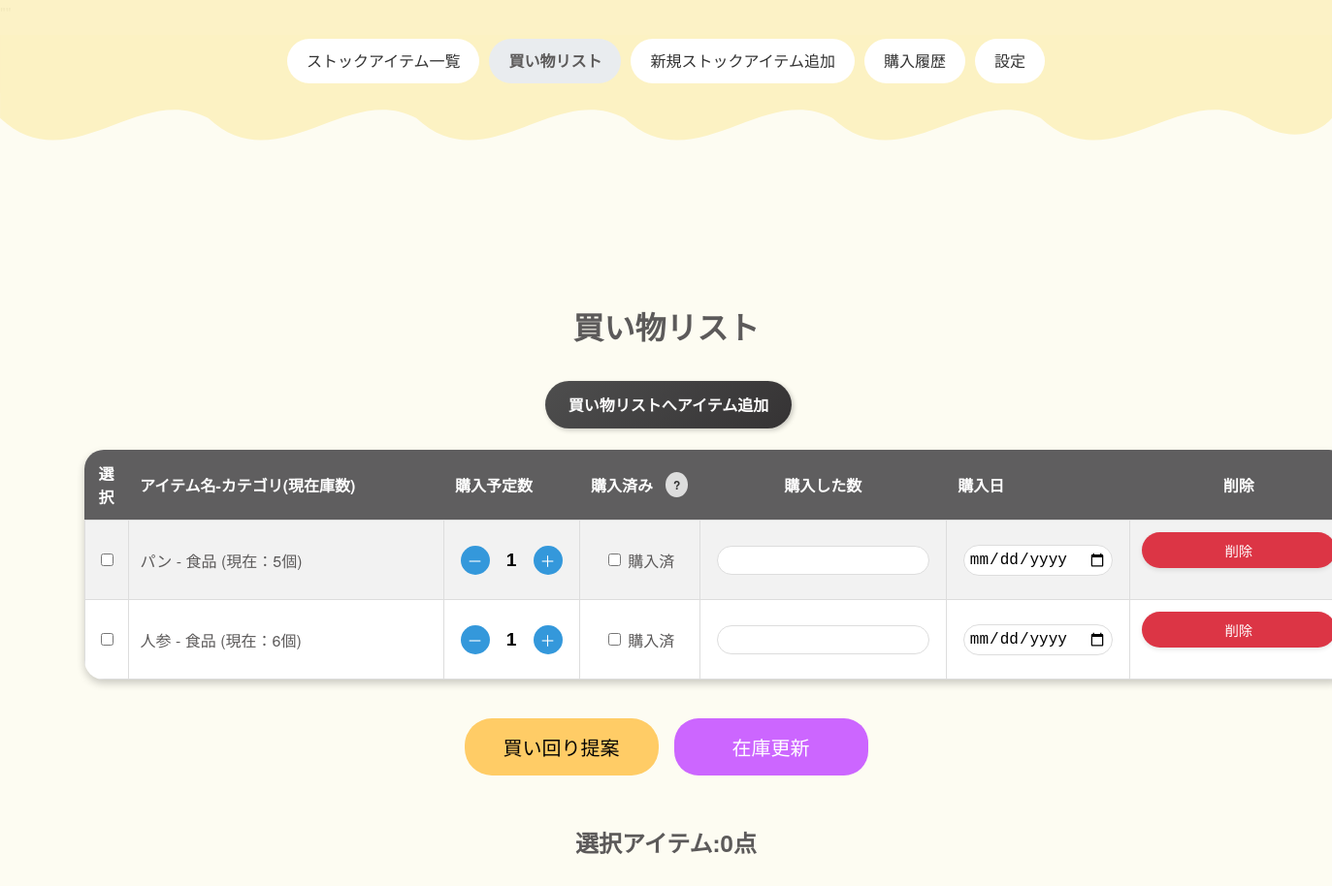
Page /shopping-list/ (signed in) on the committed database.
### App/models.py (models this page shows, shortened)
class PurchaseItem(models.Model):
    item = models.ForeignKey(Item, on_delete=models.CASCADE, related_name="purchase_items")
    planned_purchase_quantity = models.IntegerField(default=0)
    created_at = models.DateTimeField(auto_now_add=True)
    updated_at = models.DateTimeField(auto_now=True)
    class Meta:
        db_table = "purchase_items"

class Item(models.Model):
    user = models.ForeignKey(settings.AUTH_USER_MODEL, on_delete=models.CASCADE)
    category = models.ForeignKey('ItemCategory', on_delete=models.CASCADE)
    name = models.CharField(max_length=50)
    stock_quantity = models.IntegerField(default=0)
    memo = models.CharField(max_length=500, blank=True, null=True)
    stock_min_threshold = models.IntegerField(default=1)
    purchase_interval_days = models.IntegerField(null=True, blank=True, verbose_name="購入頻度（日）")
    reminder = models.BooleanField(default=True)
    created_at = models.DateTimeField(auto_now_add=True)
    updated_at = models.DateTimeField(auto_now=True)

class ItemCategory(models.Model):
    user = models.ForeignKey(settings.AUTH_USER_MODEL, on_delete=models.CASCADE)
    name = models.CharField(max_length=50, blank=False, null=False)
    display_order = models.IntegerField(default=1)
    created_at = models.DateTimeField(auto_now_add=True)
    updated_at = models.DateTimeField(auto_now=True)
    class Meta:
        db_table = "App_category"

### App/views.py (the view, shortened to what this page needs)
# urls.py: path("shopping-list/", views.shopping_list_view, name="shopping_list"),
@login_required
def shopping_list_view(request):
    low_stock_items = Item.objects.filter(
        user=request.user,
        stock_quantity__lt=models.F('stock_min_threshold')
    )
    final_purchase_items = PurchaseItem.objects.filter(item__user=request.user)
    final_items = list(final_purchase_items)
    shopping_list_items = [p.item.id for p in final_items]
    print(f"DEBUG: shopping_list_items = {shopping_list_items}")
    selected_item_ids = request.POST.getlist("item_ids") if request.method == "POST" else []
    selected_items = PurchaseItem.objects.filter(item__id__in=selected_item_ids, item__user=request.user)
    suggestions = []
    feedback_messages = []
    price_suggestion_ignore = {}
    show_no_suggestion_message = False
    print(f"DEBUG: 最終 items (final_items) = {[item.id for item in final_items]}")
    missing_items = []
    if suggestions:
        for suggestion in suggestions:
            missing_items.extend(suggestion.get("missing_items", []))
    final_items = PurchaseItem.objects.select_related('item').filter(item__user=request.user).order_by('item__name')
    final_items_list = list(final_items)
    shopping_list_items = [p.item.id for p in final_items_list]
    print(f"DEBUG: shopping_list_items = {shopping_list_items}")
    show_missing_warning = False
    for s in suggestions:
        if (s.get('type') == '最安値' and s.get('missing_items')) or (s.get('type') != '最安値' and s.get('missing_items')):
            show_missing_warning = True
            break
    has_no_suggestions = any(s.get("no_suggestions") for s in suggestions)
    return render(request, "shopping_list.html", {
        "items": final_items_list,
        "suggestions": suggestions,
        "messages": feedback_messages,
        "selected_items": selected_items,
        "selected_item_ids": list(map(str, selected_item_ids)),
        "shopping_list_items": list(shopping_list_items),
        "price_suggestion_ignore": price_suggestion_ignore,
        "show_no_suggestion_message": show_no_suggestion_message,
        "show_missing_warning": show_missing_warning,
        "has_missing_items_in_any_suggestion": any(s["missing_items"] for s in suggestions),
        "has_no_suggestions": has_no_suggestions,
    })

### App/templates/shopping_list.html (shortened to what this page needs)
""<!DOCTYPE html>
<html lang="ja">
{% extends "base.html" %}
{% load static %}
{% block content %}
    <h1>買い物リスト</h1>
    <div class="button-container">
        <a href="{% url 'add_shopping_item' %}" class="btn-add-item">買い物リストへアイテム追加</a>
    </div>
    <form method="post" action="{% url 'shopping_list' %}" class="form-list">
        <table class="shopping-list-table">
            <thead>
                <tr>
                    <th>選択</th>
                    <th>アイテム名-カテゴリ(現在庫数)</th>
                    <th>購入予定数</th>
                    <th>
                        <div style="display: flex; align-items: center; white-space: nowrap; gap: 4px;">
                        購入済み
                            <div class="shopping-tooltip-container">
                                <span class="shopping-tooltip-icon">?</span>
                            </div>
                        </div>
                    </th>
                    <th>購入した数</th>
                    <th>購入日</th>
                    <th>削除</th>
                </tr>
            </thead>
            <tbody>
                {% for item in items %}
                <tr id="item-{{ item.item.id }}" data-item-name="{{ item.item.name }}">
                    <td>
                        <input type="checkbox" class="select-item" name="item_ids" value="{{ item.item.id }}">
                    </td>
                    <td>{{ item.item.name }} - {{ item.item.category.name }} (現在：{{ item.item.stock_quantity }}個)</td>
                    <td>
                        <div class="quantity-control">
                            <button type="button" class="decrement" data-purchase-item-id="{{ item.id }}">－</button>
                            <input class="quantity-display" id="quantity-{{ item.id }}" value="{{ item.planned_purchase_quantity|default_if_none:1 }}" readonly>
                            <button type="button" class="increment" data-purchase-item-id="{{ item.id }}">＋</button>
                        </div>
                    </td>
                    <td>
                        <div class="purchase-status">
                            <input type="checkbox" name="purchased_{{ item.item.id }}">購入済
                        </div>
                    </td>
                    <td>
                        <input type="number" name="purchased_quantity_{{ item.item.id }}" min="1" class="purchase-quantity-input">
                    </td>
                    <td>
                        <input type="date" name="purchased_date_{{ item.item.id }}">
                    </td>
                    <td>
                        <button type="button" name="delete_item" value="{{ item.item.id }}" class="btn-warning">削除</button>
                    </td>
                </tr>
                {% endfor %}
            </tbody>
        </table>
        <div class="button-container">
            <button type="submit" name="action" value="suggest" class="btn btn-primary">買い回り提案</button>
            <button type="submit" name="action" value="update" class="btn btn-secondary1">在庫更新</button>
        </div>
    </form>
    <h2 class="kaimawari-h2">選択アイテム: <span id="selected-items-count">{{ selected_items|length }}</span>点</h2>
    <br><br><br>
{% endblock %}

### rows in the picture
PurchaseItem: item.name "パン", item.category.name "食品", item.stock_quantity "5", planned_purchase_quantity "1"
PurchaseItem: item.name "人参", item.category.name "食品", item.stock_quantity "6", planned_purchase_quantity "1"

### other values in the picture
{{ selected_items|length }} "0"
